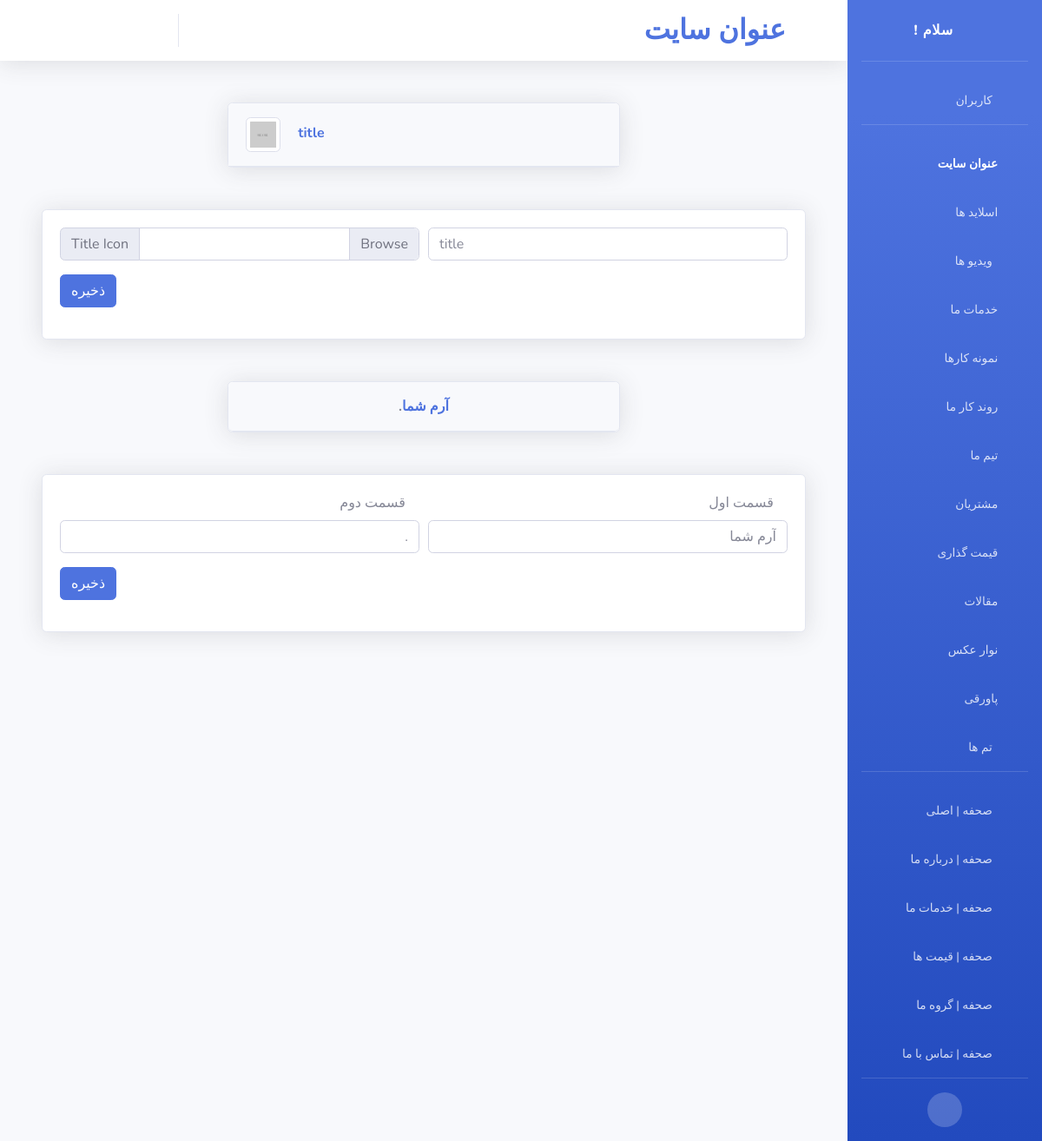
The app's page /control_panel/site/site-title/ (signed in) with its own data.
### control_panel/models.py (models this page shows)
class site_title(models.Model):
	title=models.CharField(max_length=100)
	title_icon=models.ImageField(upload_to='title_ico/',
								 default='title_ico/default/default.png',
								 blank=True)
	objects=siteTitleManager()

### control_panel/views.py (the view, shortened to what this page needs)
# urls.py: path('site/site-title/',views.site_title_,
def site_title_(request):
	if not request.user.is_staff:
		return redirect('/')
	messages=list()
	site_title.objects.control_number()
	site_logo.objects.control_number()
	if '|' in site_logo.objects.all()[0].title:
		_str=site_logo.objects.all()[0].title.split('|')
		_logo={
			'n_span':_str[0],
			'span':_str[1]
			}
	else:
		_str=site_logo.objects.all()[0].title
		_logo={
			'n_span':_str,
			'span':''
			}
	return render(request,'control_panel/site-title.html',
				  {
					  'messages':messages,
					  'site_title':site_title.objects.all(),
					  'logo':_logo,
					  'page_name':'site title'
					  })

### control_panel/models.py (called while the page is built, shortened)
	def control_number(self):
		if len(site_title.objects.all())==0:
			site_title.objects.create()
		return site_title.objects.filter(id=1).get()

	def control_number(self):
		if len(site_logo.objects.all())==0:
			site_logo.objects.create()
		elif len(site_logo.objects.all())>1:
			for obj in site_logo.objects.all():
				if obj.id!=1:
					obj.delete()
		return site_logo.objects.filter(id=1).get()

### templates/control_panel/site-title.html (shortened to what this page needs)
{% load static %}
<!DOCTYPE html>
<html lang="en">
<head>
	<link href="{% static 'cpanel/vendor/fontawesome-free/css/all.min.css' %}" rel="stylesheet" type="text/css">
	<link href="{% static 'cpanel/css/sb-admin-2.min.css' %}" rel="stylesheet">
</head>
<body id="page-top">
<div id="wrapper">
	<div id="content-wrapper" class="d-flex flex-column">
		<div id="content">
			<nav class="navbar navbar-expand navbar-light bg-white topbar mb-4 static-top shadow">
				<ul class="navbar-nav ml-auto">
					<li class="nav-item d-none d-sm-block dropdown no-arrow mx-1">
						<a class="nav-link dropdown-toggle" data-toggle="modal" data-target="#logoutModal" href="">
							<i class="fas fa-sign-out-alt fa-sm fa-fw mr-2 text-gray-400"></i>
						</a>
					</li>
					<li class="nav-item d-none d-sm-block dropdown no-arrow mx-1">
						<a class="nav-link dropdown-toggle" href="#">
							<i class="fas fa-envelope fa-sm fa-fw mr-2 text-gray-400"></i>
						</a>
					</li>
					<li class="nav-item d-none d-sm-block dropdown no-arrow mx-1">
						<a class="nav-link dropdown-toggle" href="/control_panel/auth/users/{{ user.id }}/change/">
							<i class="fas fa-user-tie fa-sm fa-fw mr-2 text-gray-400"></i>
						</a>
					</li>
					<li class="nav-item dropdown no-arrow mx-1">
						<a class="nav-link dropdown-toggle" href="/">
							<i class="fas fa-eye fa-sm fa-fw mr-2 text-gray-400"></i>
						</a>
					</li>
				</ul>
				<h2 class="m-0 mr-2 d-none d-sm-block font-weight-bold text-primary">عنوان سایت</h2>
				<h1 class="fas d-none d-sm-block fa-window-maximize mr-3 font-weight-bold text-primary"></h1>
			</nav>
			<div class="container-fluid">
				{% for title in site_title %}
					<div style="max-width: 500px;" class="flex-fill container-sm mb-5">
						<div class="card shadow my-5">
							<div class="card-header py-3 rounded-top">
								<img src="{{ title.title_icon.url }}"
									 class="img-thumbnail mr-3"
									 style="max-height: 40px; max-width: 40px;">
								<span class="text-primary align-text-bottom font-weight-bold">{{ title.title }}</span>
							</div>
						</div>
					</div>
					<div class="container-fluid">
						<div class="card shadow my-5">
							<div class="card-body">
								<form method="POST" enctype="multipart/form-data">
									<div class="form-row">
										<div class="col">
											<div class="form-group">
												<div class="input-group">
													<div class="input-group-prepend">
													<span class="d-none d-sm-block input-group-text"
														  id="inputGroupFileAddon01">Title Icon</span>
													</div>
													<div class="custom-file">
														<label class="custom-file-label"
															   for="inputGroupFile01"></label>
													</div>
												</div>
											</div>
										</div>
										<div class="col">
											<div class="form-group"><input class="form-control"
																		   placeholder="{{ title.title }}"
																		   type="text"
																		   name="title">
											</div>
										</div>
									</div>
									<div class="form-group">
											<button class="btn btn-primary" type="submit"
													name="save">
												ذخیره
											</button>
										</div>
								</form>
							</div>
						</div>
					</div>
					<div style="max-width: 500px;" class="flex-fill container-sm mb-5">
						<div class="card shadow my-5">
							<div class="card-header py-3 rounded">
								<div class="text-center"><strong><a style="float: initial" class="text-primary" href=""><span
										class="font-weight-bold text-secondary">{{ logo.span }}</span>{{ logo.n_span }}
								</a></strong>
								</div>
							</div>
						</div>
					</div>
					<div class="container-fluid">
						<div class="card shadow my-5">
							<div class="card-body">
								<form method="POST">
									<div class="form-row">
										<div class="col">
											<div class="text-right form-group"><label class="mr-3">قسمت
																								   دوم</label><input
													class="form-control text-right"
													placeholder="{{ logo.span }}"
													type="text"
													name="logo_span">
											</div>
										</div>
										<div class="col">
											<div class="text-right form-group"><label class="mr-3">قسمت
																								   اول</label><input
													class="form-control text-right"
													placeholder="{{ logo.n_span }}"
													type="text"
													name="logo_n_span">
											</div>
										</div>
									</div>
									<div class="form-group">
										<button class="btn btn-primary" type="submit"
												name="save">
											ذخیره
										</button>
									</div>
								</form>
							</div>
						</div>
					</div>
				{% endfor %}
			</div>
		</div>
	</div>
	<ul class="navbar-nav bg-gradient-primary sidebar sidebar-dark accordion" id="accordionSidebar">
		<a class="sidebar-brand d-flex align-items-center justify-content-center" href="/control_panel/">
			<div class="sidebar-brand-text mx-3">! سلام<sup></sup></div>
			<div class="sidebar-brand-icon rotate-n-15">
				<i class="fas fa-laugh-wink"></i>
			</div>
		</a>
		<hr class="sidebar-divider">
		<li class="nav-item">
			<a class="nav-link" href="/control_panel/auth/users/">
				<span class="collapse collapsing">کاربران</span>
				<i class="fas fa-fw fa-user-cog"></i>
			</a>
		</li>
		<hr class="sidebar-divider">
		<li class="nav-item active">
			<a class="nav-link" href="">
				<span class="collapse collapsing">عنوان سایت</span>
				<i class="fa fa-window-maximize"></i>
			</a>
		</li>
		<li class="nav-item">
			<a class="nav-link" href="/control_panel/site/slideshow/">
				<span class="collapse collapsing">اسلاید ها</span>
				<i class="fa fa-object-ungroup"></i>
			</a>
		</li>
		<li class="nav-item">
			<a class="nav-link" href="/control_panel/site/video/">
				<span class="collapse collapsing">ویدیو ها</span>
				<i class="fas fa-fw fa-film"></i>
			</a>
		</li>
		<li class="nav-item">
			<a class="nav-link" href="/control_panel/site/our-services/">
				<span class="collapse collapsing">خدمات ما</span>
				<i class="fa fa-wrench"></i>
			</a>
		</li>
		<li class="nav-item">
			<a class="nav-link" href="/control_panel/site/work-samples/">
				<span class="collapse collapsing">نمونه کارها</span>
				<i class="fa fa-laptop-code"></i>
			</a>
		</li>
		<li class="nav-item">
			<a class="nav-link" href="/control_panel/site/work-process/">
				<span class="collapse collapsing">روند کار ما</span>
				<i class="fa fa-check-double"></i>
			</a>
		</li>
		<li class="nav-item">
			<a class="nav-link" href="/control_panel/site/our-team/">
				<span class="collapse collapsing">تیم ما</span>
				<i class="fa fa-users"></i>
			</a>
		</li>
		<li class="nav-item">
			<a class="nav-link" href="/control_panel/site/our-customers/">
				<span class="collapse collapsing">مشتریان</span>
				<i class="fa fa-user-tag"></i>
			</a>
		</li>
		<li class="nav-item">
			<a class="nav-link" href="/control_panel/site/our-pricing/">
				<span class="collapse collapsing">قیمت گذاری</span>
				<i class="fa fa-dollar-sign"></i>
			</a>
		</li>
		<li class="nav-item">
			<a class="nav-link" href="/control_panel/site/our-news/">
				<span class="collapse collapsing">مقالات</span>
				<i class="fa fa-newspaper"></i>
			</a>
		</li>
		<li class="nav-item">
			<a class="nav-link" href="/control_panel/site/img-array/">
				<span class="collapse collapsing">نوار عکس</span>
				<i class="fas fa-image"></i>
			</a>
		</li>
		<li class="nav-item">
			<a class="nav-link" href="/control_panel/site/footer/">
				<span class="collapse collapsing">پاورقی</span>
				<i class="fas fa-digital-tachograph"></i>
			</a>
		</li>
		<li class="nav-item">
			<a class="nav-link" href="/control_panel/site/themes/">
				<span class="collapse collapsing">تم ها</span>
				<i class="fas fa-fw fa-brush"></i>
			</a>
		</li>
		<hr class="sidebar-divider">
		<li class="nav-item">
			<a class="nav-link" href="/control_panel/page_edit/index/">
				<span class="collapse collapsing">صحفه | اصلی</span>
				<i class="fas fa-fw fa-square"></i>
			</a>
		</li>
		<li class="nav-item">
			<a class="nav-link" href="/control_panel/page_edit/about_us/">
				<span class="collapse collapsing">صحفه | درباره ما</span>
				<i class="fas fa-fw fa-square"></i>
			</a>
		</li>
		<li class="nav-item">
			<a class="nav-link" href="/control_panel/page_edit/our_services/">
				<span class="collapse collapsing">صحفه | خدمات ما</span>
				<i class="fas fa-fw fa-square"></i>
			</a>
		</li>
		<li class="nav-item">
			<a class="nav-link" href="/control_panel/page_edit/our_pricing/">
				<span class="collapse collapsing">صحفه | قیمت ها</span>
				<i class="fas fa-fw fa-square"></i>
			</a>
		</li>
		<li class="nav-item">
			<a class="nav-link" href="/control_panel/page_edit/our_team/">
				<span class="collapse collapsing">صحفه | گروه ما</span>
				<i class="fas fa-fw fa-square"></i>
			</a>
		</li>
		<li class="nav-item">
			<a class="nav-link" href="/control_panel/page_edit/contact_us/">
				<span class="collapse collapsing">صحفه | تماس با ما</span>
				<i class="fas fa-fw fa-square"></i>
			</a>
		</li>
		<hr class="sidebar-divider d-none d-md-block">
		<div class="text-center d-none d-md-inline">
			<button class="rounded-circle border-0" id="sidebarToggle"></button>
		</div>
	</ul>
</div>
</body>
</html>

### records on screen
site_title: title_icon (placeholder picture), title "title", span ".", n_span "آرم شما", logo_span ".", logo_n_span "آرم شما"
